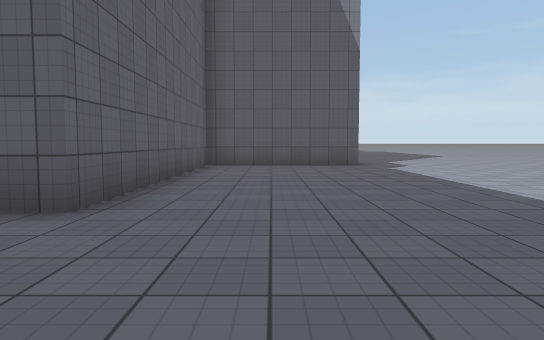
[1] (above)

24 first-person views from a walk through a 3-D level made in the Unity game engine. The camera is 1.2 m above the floor, tilts 4° down and sees 70° across. The floor is counted in squares, 2 m on a side. Each view is taken from the middle of a square. On the plan, view 1 faces up. The plan holds only what a view shows up to about 11 squares ahead; the rest is blank. The place goes on beyond the plan. The player is left out. Surface patterns are stand-ins for the level's own textures.

[2]
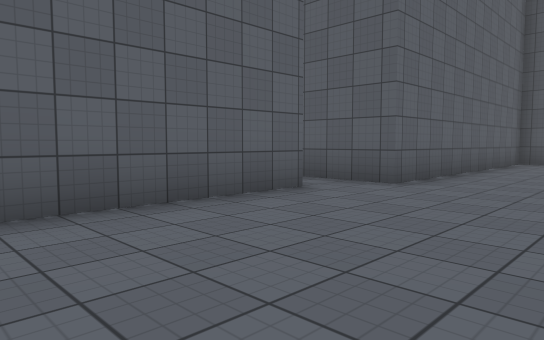

[3]
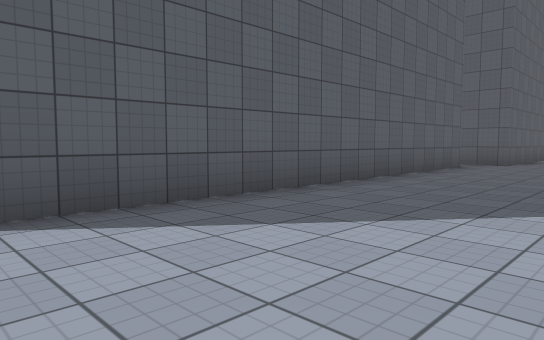

[4]
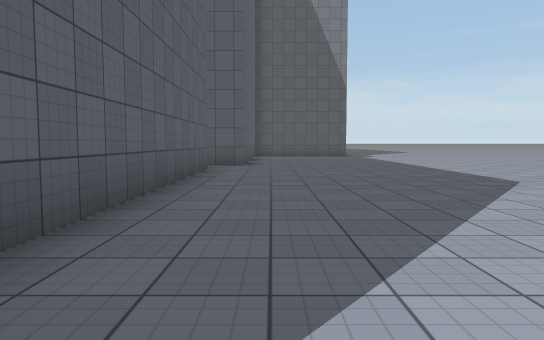

[5]
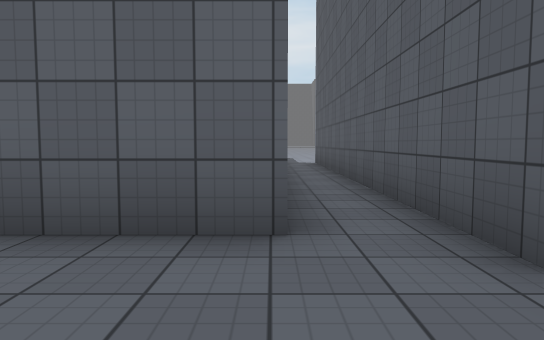

[6]
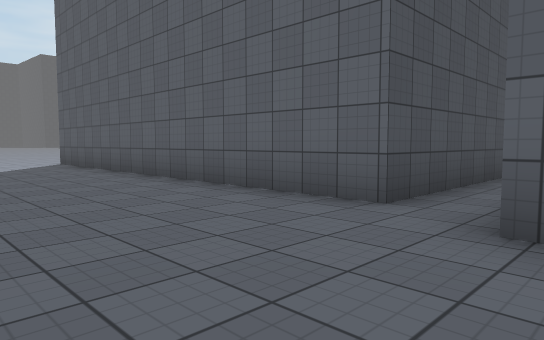

[7]
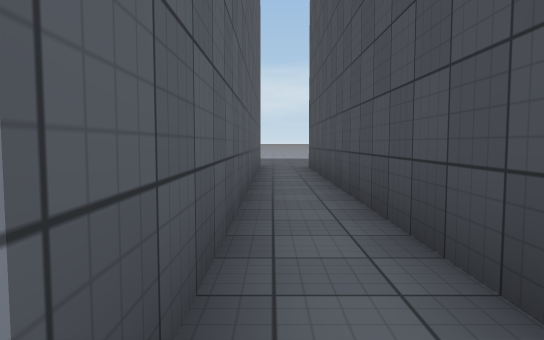

[8]
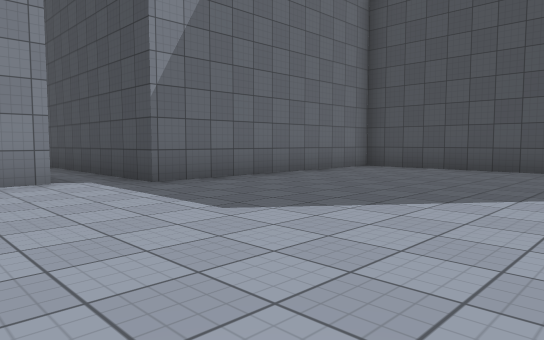

[9]
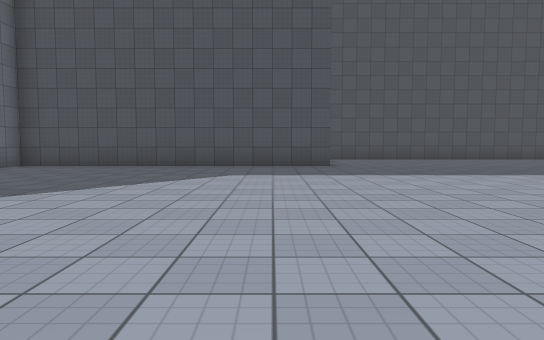

[10]
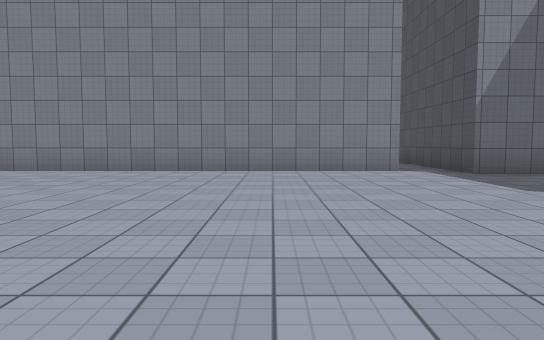

[11]
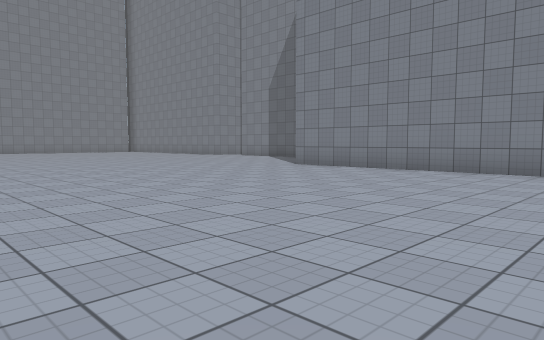

[12]
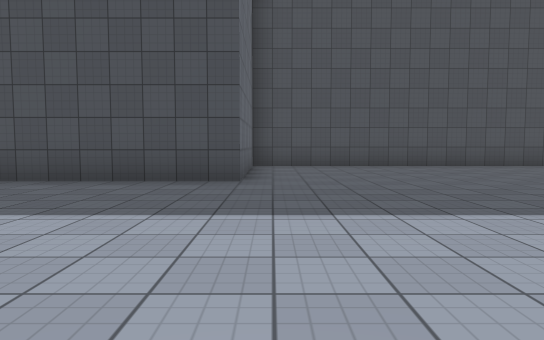

[13]
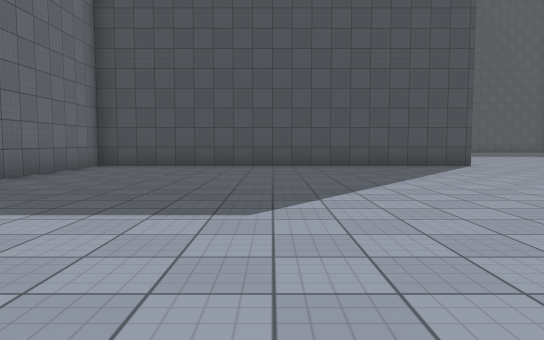

[14]
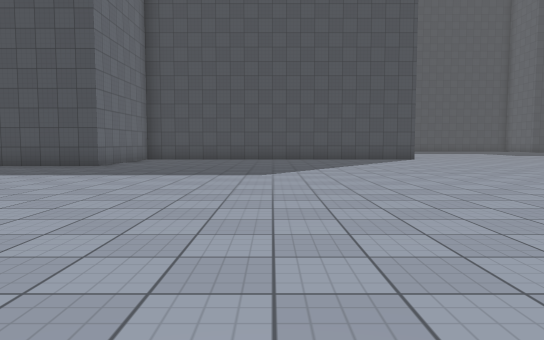

[15]
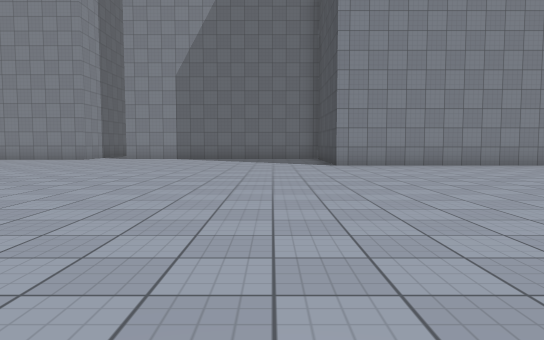

[16]
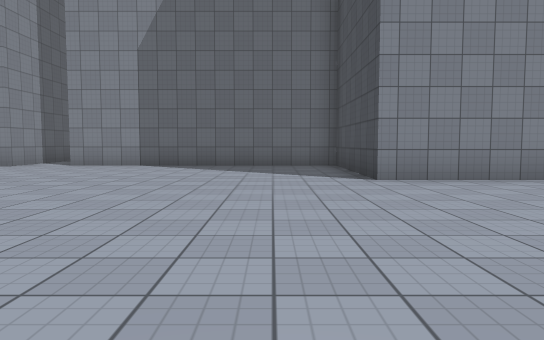

[17]
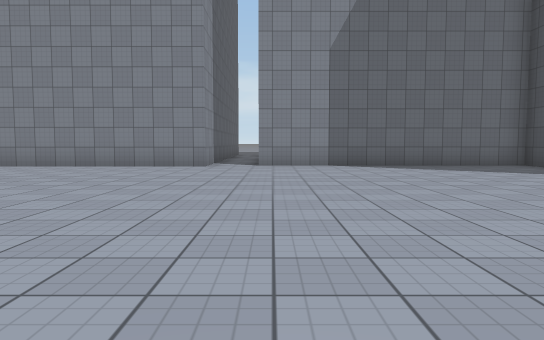

[18]
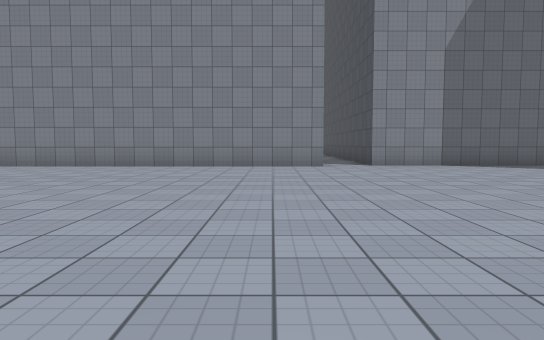

[19]
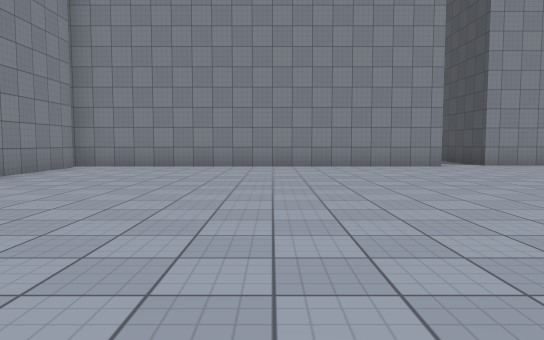

[20]
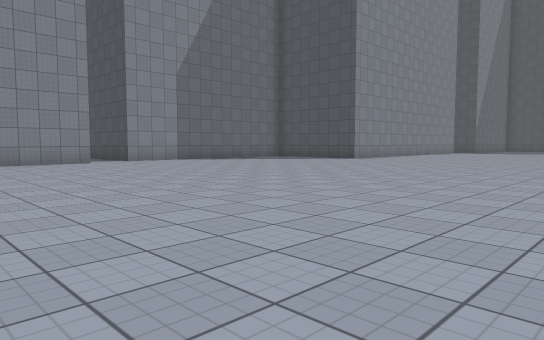

[21]
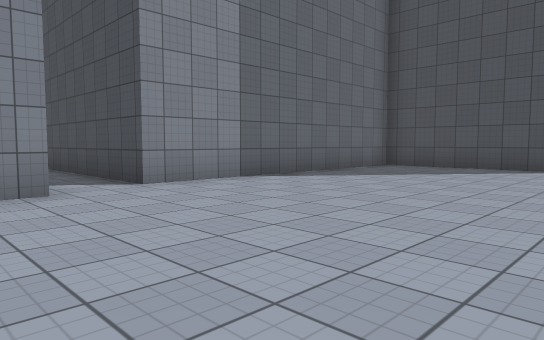

[22]
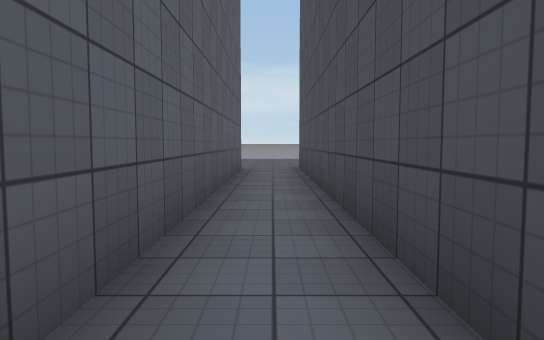

[23]
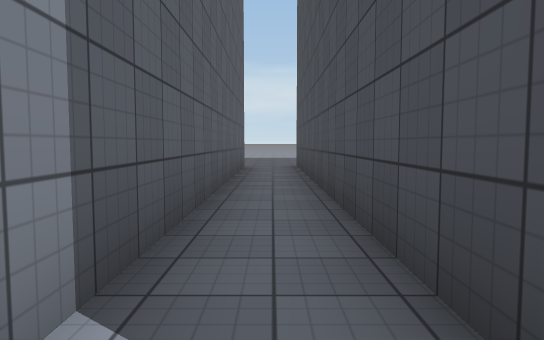

[24]
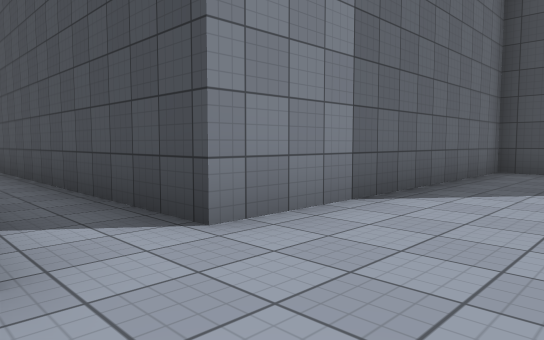

### Floor plan
Points are (right, up) in squares from view 1. A wall is a line through its corners. A room is listed if a view was taken in it or the views show most of it. See-through windows are left out.
Room 1 (views 1, 2, 3, 4, 5, 6)
walls: (1.5, 10.4) (-1.7, 10.4) (-1.7, 3.3) (-11.7, 3.3); (-11.5, 2.1) (-2.5, 2.1) (-2.5, -8)
ways out: opening at (-11, 3) to room 2
Room 2 (views 7, 8, 9, 10, 11, 12, 13, 14, 15, 16, 17, 18, 19, 20, 21, 22, 23, 24)
walls: (-11.7, 3.3) (-11.7, 13.3) (-7.7, 13.3) (-7.7, 20.3) (1.5, 20.3); (1.5, 21.7) (-8.2, 21.7) (-8.2, 30.5); (-30.2, -8) (-20.5, -8) (-20.5, -4.1) (-12.5, -4.1) (-12.5, 2.1) (-11.5, 2.1)
ways out: opening at (-11, 3) to room 1

Positions as (right, up) in squares from view 1, and headings:
1: (0, 0), facing up
2: (1, -2), facing up-left
3: (1, -8), facing up-left
4: (-1, -7), facing up
5: (0, 2), facing left
6: (1, 4), facing down-left
7: (-12, 3), facing right
8: (-18, 5), facing down-right
9: (-19, 6), facing down
10: (-20, 6), facing right
11: (-20, 6), facing up-right
12: (-21, 2), facing down
13: (-25, 2), facing down
14: (-25, 6), facing down
15: (-22, 15), facing right
16: (-18, 15), facing right
17: (-18, 20), facing right
18: (-18, 23), facing right
19: (-18, 26), facing right
20: (-20, 26), facing down-right
21: (-13, 23), facing down-right
22: (-7, 21), facing right
23: (-8, 21), facing right
24: (-10, 22), facing down-right
